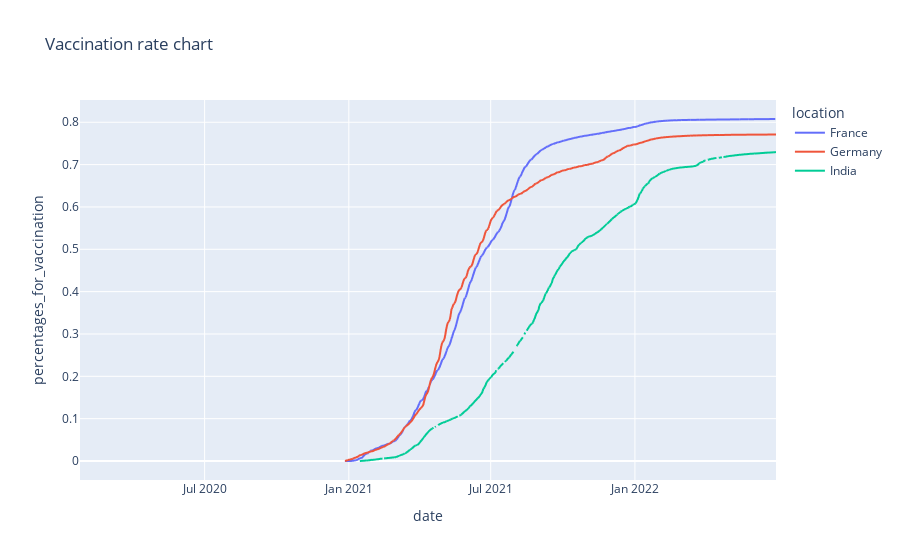

Notebook cell for this chart:
### Code cell
fig = px.line(data_added, x = "date", y="percentages_for_vaccination",color= 'location', title= "Vaccination rate chart")
fig.show()
fig.write_image("images/Exercise_2.png") #save image in png format in image folder

### Figure 1 — Plotly figure (JSON) as saved in the notebook; plotly's stock layout.template omitted (floating-point values rounded to 4 significant figures; data arrays with more than 128 entries replaced by an {"elided": "..."} marker saying what was removed)
{"data": [{"hovertemplate": "location=France<br>date=%{x}<br>percentages_for_vaccination=%{y}<extra></extra>", "legendgroup": "France", "line": {"color": "#636efa", "dash": "solid"}, "marker": {"symbol": "circle"}, "mode": "lines", "name": "France", "showlegend": true, "type": "scattergl", "x": {"elided": "889 str values"}, "xaxis": "x", "y": {"elided": "889 float values"}, "yaxis": "y"}, {"hovertemplate": "location=Germany<br>date=%{x}<br>percentages_for_vaccination=%{y}<extra></extra>", "legendgroup": "Germany", "line": {"color": "#EF553B", "dash": "solid"}, "marker": {"symbol": "circle"}, "mode": "lines", "name": "Germany", "showlegend": true, "type": "scattergl", "x": {"elided": "886 str values"}, "xaxis": "x", "y": {"elided": "886 float values"}, "yaxis": "y"}, {"hovertemplate": "location=India<br>date=%{x}<br>percentages_for_vaccination=%{y}<extra></extra>", "legendgroup": "India", "line": {"color": "#00cc96", "dash": "solid"}, "marker": {"symbol": "circle"}, "mode": "lines", "name": "India", "showlegend": true, "type": "scattergl", "x": {"elided": "883 str values"}, "xaxis": "x", "y": {"elided": "883 float values"}, "yaxis": "y"}], "layout": {"legend": {"title": {"text": "location"}, "tracegroupgap": 0}, "title": {"text": "Vaccination rate chart"}, "xaxis": {"anchor": "y", "domain": [0, 1], "title": {"text": "date"}}, "yaxis": {"anchor": "x", "domain": [0, 1], "title": {"text": "percentages_for_vaccination"}}}}
